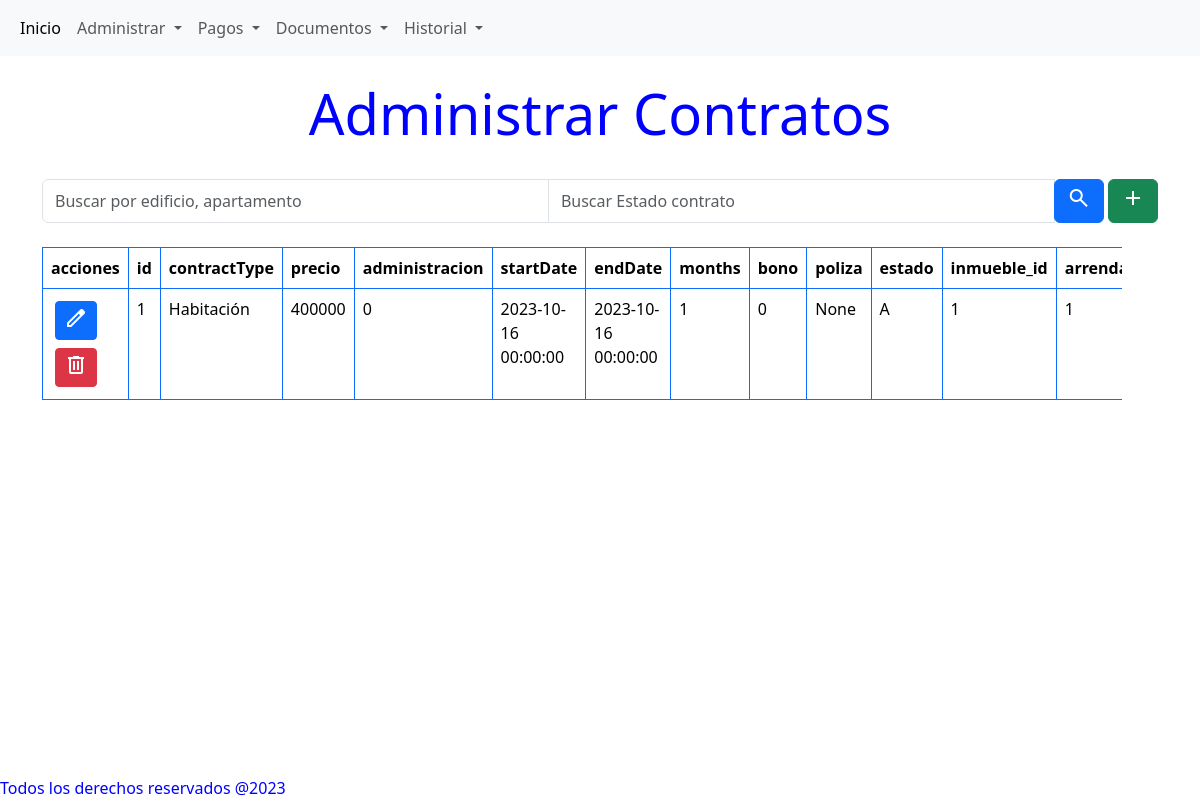
The app's page /contrato/ with its own data.
### models/ContratosModel.py (models this page shows)
class Contrato(db.Model):
    id              = db.Column(db.Integer, primary_key = True)
    contractType     = db.Column(db.String(15), nullable=False)
    precio          = db.Column(db.Integer, nullable=False)
    administracion  = db.Column(db.Integer, nullable=False)
    startDate       = db.Column(db.DateTime, nullable=False)
    endDate         = db.Column(db.DateTime, nullable=True)
    months          = db.Column(db.Integer, nullable=False)
    bono            = db.Column(db.Integer, nullable=False)
    poliza          = db.Column(db.String(50), nullable=False)
    estado          = db.Column(db.String(1), nullable=False)
    inmueble_id = db.Column(db.Integer, db.ForeignKey('inmueble.id'))
    inmueble        = db.relationship('Inmueble', back_populates='contratos')
    arrendador_id = db.Column(db.Integer, db.ForeignKey('arrendador.id'))
    arrendador = db.relationship('Arrendador', back_populates='contratos')
    arrendatarios = db.relationship('Arrendatario', secondary='contrato_arrendatario', back_populates='contratos')
    parqueaderos = db.relationship('Parqueadero', secondary='contrato_parqueadero', back_populates='contratos')
    elementos = db.relationship('ElementosContrato', back_populates='contrato')
    pagos = db.relationship('Pagos', secondary='contrato_pagos', back_populates='contratos', lazy='dynamic')

### routes/contrato.py (the view)
@contrato_bp.route('/')
def index():
    results= Contrato.query.filter(Contrato.estado == 'A').all()
    return render_template('contrato/contratoTable.html',  results =results)

### templates/contrato/contratoTable.html (shortened to what this page needs)
{% extends 'base.html' %}
{% block content %}
<h1 class="display-4 text-center mt-4"> Administrar Contratos</h1>
<br>
<div class="container">
    <div class="mb-4">
        <form method="post" action="{{ url_for('contrato.search') }}">
                <div class="input-group">
                    <input type="text" class="form-control" name="search_term" placeholder="Buscar por edificio, apartamento">
                    <input type="text" class="form-control" name="contState" placeholder="Buscar Estado contrato">
                    <div class="input-group-append">
                        <button type="submit" class="btn btn-primary">
                            <span class="material-symbols-outlined">
                            </span>
                        </button>
                        <a class="btn btn-success" href="{{ url_for('contrato.create') }}" role="button">
                            <span class="material-symbols-outlined">
                            </span>
                        </a>
                    </div>
                </div>
        </form>
    </div>
    {% if results%}
    <div class="table-container">
        <table class="table table-hover table-bordered border-primary">
            <thead>
            <tr>
                <th>
                    acciones
                </th>
                {% for column in results[0].__table__.columns.keys() %}
                <th>{{ column }}</th>
                {% endfor %}
            </tr>
            </thead>
            <tbody>
                {% for result in results %}
                    <tr>
                        <td>
                            <a href="{{  url_for('contrato.edit_contrato', item_id=result.id)  }}" class="btn btn-primary btn-sm m-1">
                                <span class="material-symbols-outlined">
                                </span>
                            </a>
                            <a href="{{  url_for('contrato.delete_contrato', item_id=result.id)  }}" class="btn btn-danger btn-sm m-1">
                                <span class="material-symbols-outlined">
                                </span>
                            </a>
                        </td>
                        {% for column in results[0].__table__.columns.keys() %}
                            <td>{{  result[column]  }}</td>
                        {% endfor %}
                    </tr>
                {% endfor %}
            </tbody>
        </table>
    </div>
    {% endif  %}
</div>
{% endblock %}

### static/main.css (style rules this page uses)
body { color:blue; }
.table-container { max-width: 90vw !important; overflow-x: auto; }

### records on screen
Contrato: id "1" "Habitación" "400000" "0" "2023-10-16 00:00:00" "2023-10-16 00:00:00" "1" "0" "None" "A" "1" "1"

### other values on screen
{{ column }} "id" "contractType" "precio" "administracion" "startDate" "endDate" "months" "bono" "poliza" "estado" "inmueble_id"
